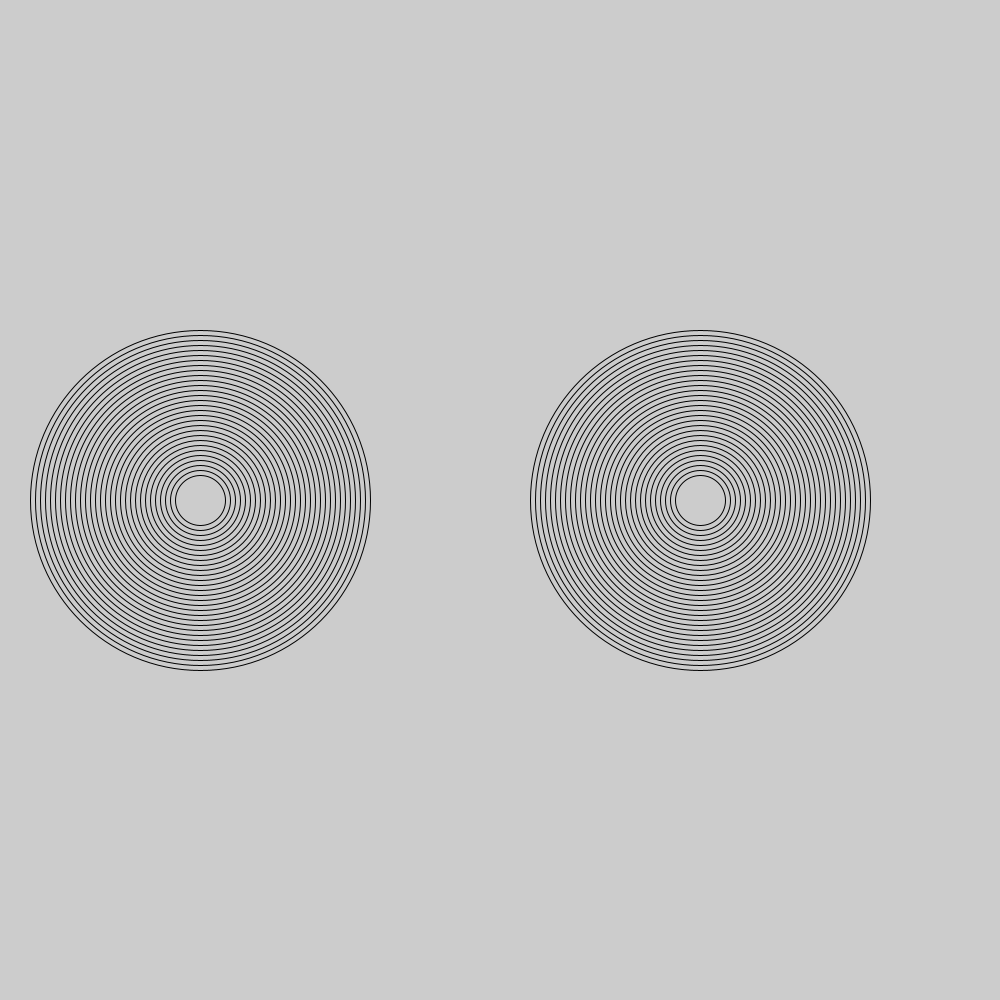
Frame 1 (no input)
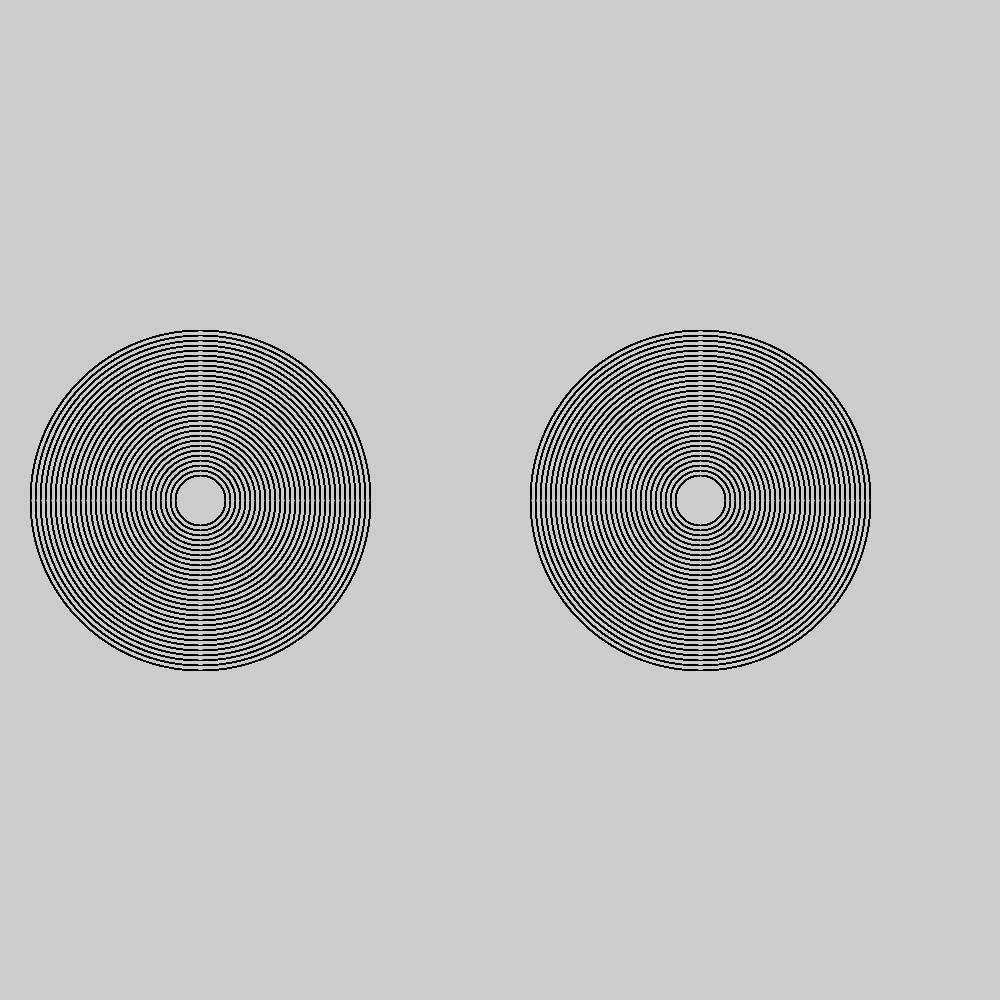
Frame 60 (the mouse pressed at the canvas centre just before this capture)
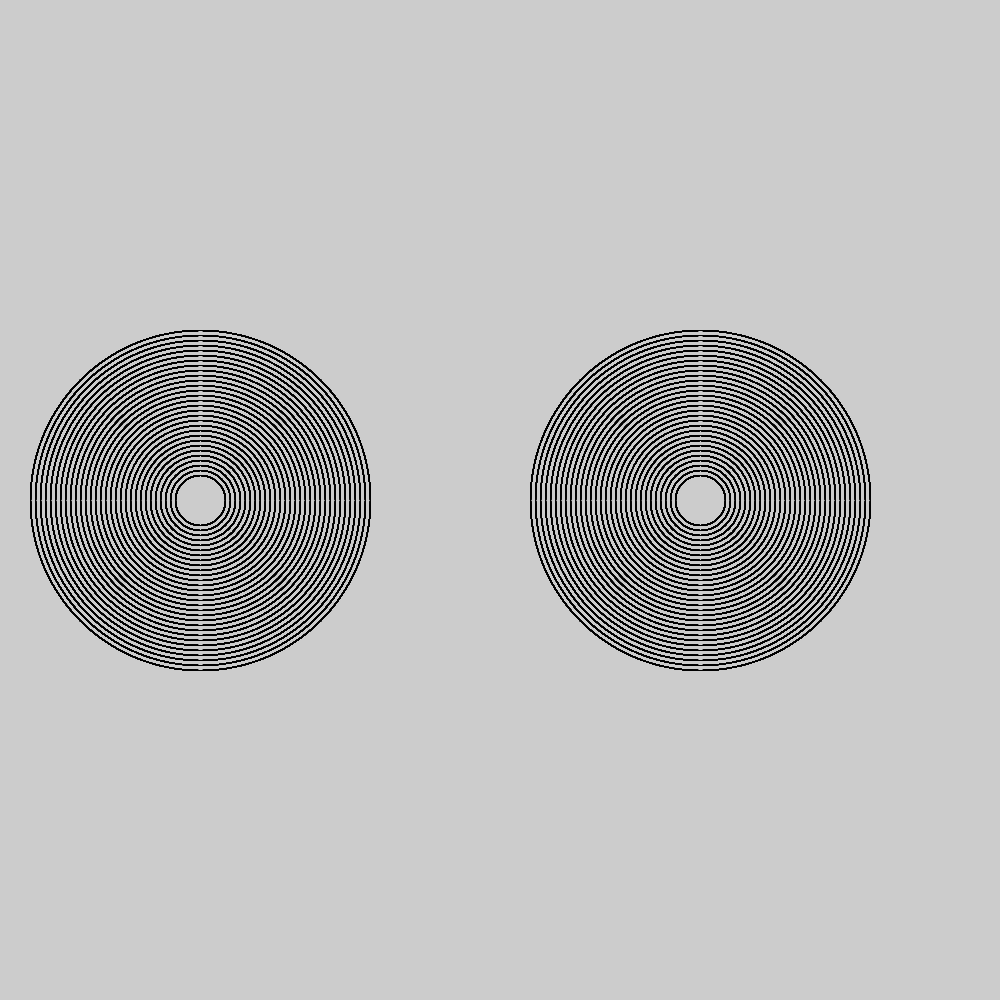
Frame 120 (the mouse held since frame 60 and released just before this capture)

The Processing sketch that drew these frames (run headless with seeded random() and noise(); from frame 60 on, the mouse is pressed at the canvas centre):

// Processing sketch: Amazing_rings
// ── Amazing_rings.pde
void setup(){
  size(1000,1000);
}
void draw(){
int a=X-10;
int b=Y-10;
int X=40;
int Y=40;
  for(int i=0;i<30;i++){

  X= X+10;
  Y=Y+10;
    noFill();

  ellipse(200,500,X,Y);
    ellipse(700,500,X,Y);

}
 


  
}
